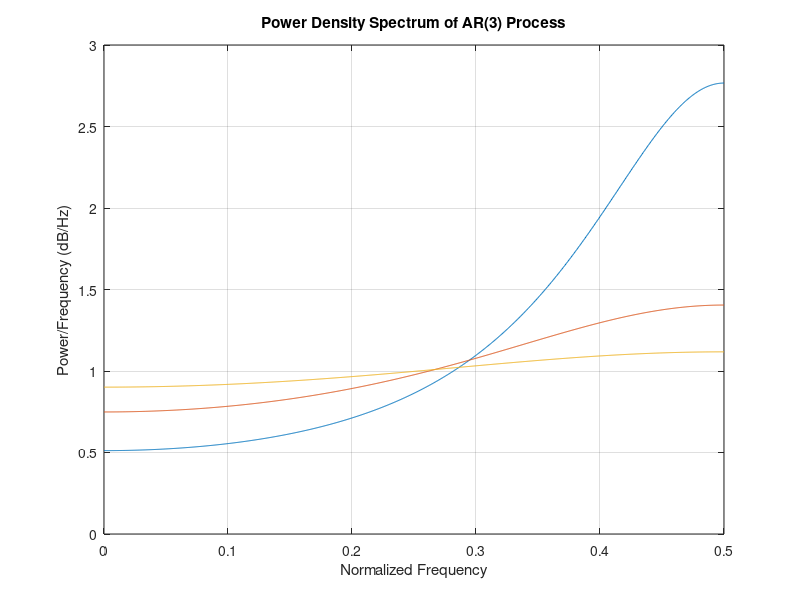

Reproduce this figure in MATLAB.
close all

autocorrelation_xx = [1.16, -0.4, 0, 0]; % 1-indexed

matrix1 = [autocorrelation_xx(1)];

matrix2 = [autocorrelation_xx(1), autocorrelation_xx(2); autocorrelation_xx(2), autocorrelation_xx(1)];

matrix3 = [autocorrelation_xx(1), autocorrelation_xx(2), autocorrelation_xx(3);
           autocorrelation_xx(2), autocorrelation_xx(1), autocorrelation_xx(2);
           autocorrelation_xx(3), autocorrelation_xx(2), autocorrelation_xx(1)];

a1 = -inv(matrix1)*autocorrelation_xx(2);
var1 = (1*1.16)+(a1*(-0.4));
a2 = -inv(matrix2)*[autocorrelation_xx(2), autocorrelation_xx(3)]';
var2 = sum([1 a2'].*autocorrelation_xx(1:3));
a3 = -inv(matrix3)*[autocorrelation_xx(2), autocorrelation_xx(3), autocorrelation_xx(4)]';
var3 = sum([1 a3'].*autocorrelation_xx(1:4));

N = 1024; % Length of the PSD vector
frequencies = linspace(0, 0.5, N);

%PDS = var1 ./ (abs(1 + a1 * exp(-1i * 2 * pi * frequencies))).^2;
%PDS = var2 ./ (abs(1 + a2 * exp(-1i * 2 * pi * frequencies))).^2;
PDS = var3 ./ (abs(1 + a3 * exp(-1i * 2 * pi * frequencies))).^2;

figure;
plot(frequencies, PDS);
title('Power Density Spectrum of AR(3) Process');
xlabel('Normalized Frequency');
ylabel('Power/Frequency (dB/Hz)');
grid on;
axis([0, 0.5, 0, 3]);